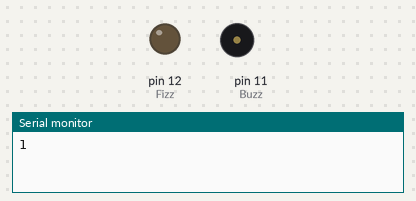
Recording of a sketch running on a simulated Arduino Uno, built with avr-gcc and run on an emulated ATmega328P. Parts: output pins drawn as LEDs (lit = HIGH), buzzer (waves = sounding, pin HIGH), the last lines printed to the serial monitor.

Above: at 1.0 s.
At 4.5 s:
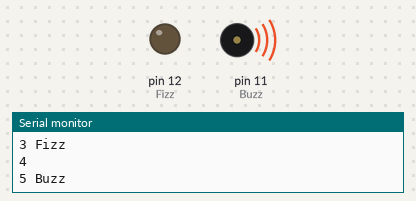
At 5.5 s:
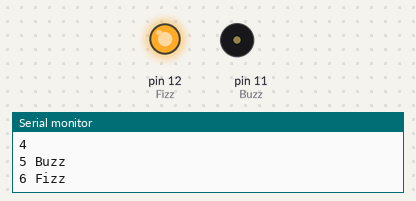
Timing chart, 0 to 6.5 s (numbered marks = the images above):
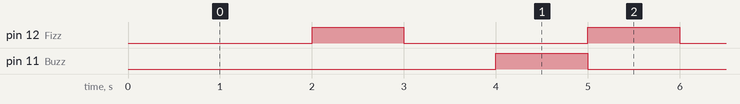

Measured:
- by itself, pin 12 (Fizz): alternates HIGH for 1.0 s and LOW for 2.0 s
- by itself, pin 11 (Buzz): alternates HIGH for 1.0 s and LOW for 4.0 s
- by itself, everything shown: repeats every 15.0 s, in 14 steps

The sketch:

fizzbuzz.ino
```cpp
#define Fizz 12
#define Buzz 11

int i = 1;

void setup() {
  Serial.begin(9600);
  output();
}

void loop() {
  fizz();
  buzz();
  low();
}

void low() {
  delay(1000);
  digitalWrite(Fizz, LOW);
  digitalWrite(Buzz, LOW);
  i++;
  Serial.print("\n");
  Serial.print(i);
}

void buzz() {
  if (i % 5 == 0) {
    digitalWrite(Buzz, HIGH);
    Serial.print(" Buzz");
  }
}

void fizz() {
  if (i % 3 == 0) {
    digitalWrite(Fizz, HIGH);
    Serial.print(" Fizz");
  }
}

void output() {
  pinMode(Fizz, OUTPUT);
  pinMode(Buzz, OUTPUT);
  Serial.print(i);
}
```
